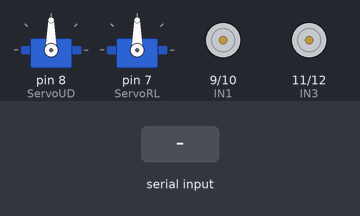
The sketch below on a simulated Arduino Uno, built with avr-gcc and run on an emulated ATmega328P. Shown: 2 × servo, motor-driver pin pairs drawn as motors (green arrow = first pin HIGH = forward, orange = second pin HIGH = backward, longer = more drive). The inputs (shaded band) are chosen by the test bench. What the sketch prints to the serial monitor is not drawn.

Above: at 1.2 s.
1.3 s: "U" received over Serial
At 1.8 s:
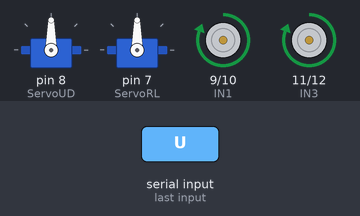
2.8 s: "D" received over Serial
At 4.0 s:
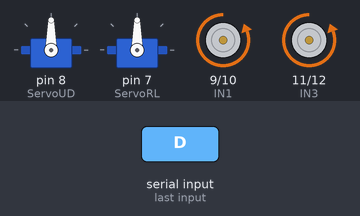
4.3 s: "L" received over Serial
At 5.3 s:
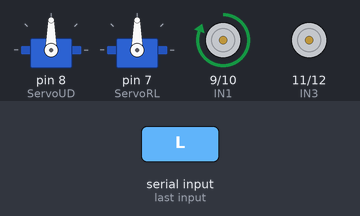
5.8 s: "R" received over Serial
At 6.5 s:
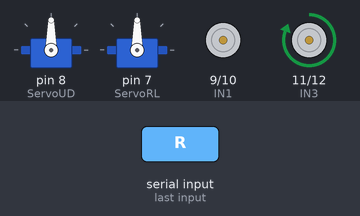
7.3 s: "X" received over Serial
At 7.6 s:
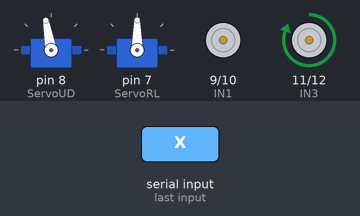
8.8 s: "p" received over Serial
At 9.9 s:
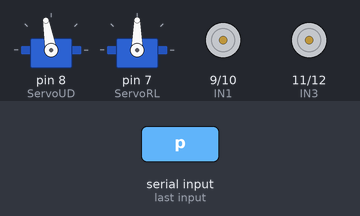
Timing chart, 0 to 11.3 s (numbered marks = the images above; inputs shaded):
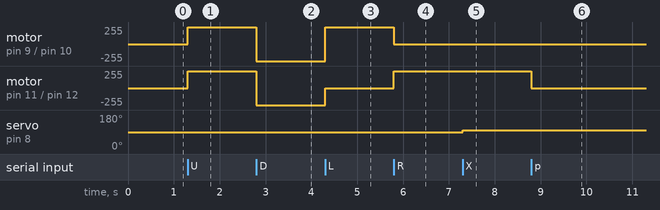

Measured:
- after the input at 1.3 s, motor on pin 9 (IN1) / pin 10 (IN2), motor on pin 11 (IN3) / pin 12 (IN4): stopped → forward 255/255 at once
- after the input at 2.8 s, motor on pin 9 (IN1) / pin 10 (IN2), motor on pin 11 (IN3) / pin 12 (IN4): forward 255/255 → backward 255/255 at once
- after the input at 4.3 s, motor on pin 9 (IN1) / pin 10 (IN2): backward 255/255 → forward 255/255 at once; motor on pin 11 (IN3) / pin 12 (IN4): backward 255/255 → stopped at once
- after the input at 5.8 s, motor on pin 9 (IN1) / pin 10 (IN2): forward 255/255 → stopped at once; motor on pin 11 (IN3) / pin 12 (IN4): stopped → forward 255/255 at once
- after the input at 7.3 s, servo on pin 8 (ServoUD): 90° → 100° at once
- after the input at 8.8 s, motor on pin 11 (IN3) / pin 12 (IN4): forward 255/255 → stopped at once

The sketch:

CODIGO_CARRITO.ino
```cpp
// Proyecto final Grupo 9
#include <Servo.h>

char myChar;
//Puente h L298N
int IN1 = 9;
int IN2 = 10;
int IN3 = 11;
int IN4 = 12;

Servo ServoUD, ServoRL;

int anguloUD=90;
int anguloRL=90;

void setup() {
  Serial.begin(9600);
  Serial.println("VINCULACIÓN LISTA#");
  pinMode(IN1,OUTPUT);
  pinMode(IN2,OUTPUT);
  pinMode(IN3,OUTPUT);
  pinMode(IN4,OUTPUT);
  ServoUD.attach(8);
  ServoRL.attach(7);
}

void loop() {
  while(Serial.available()){
    myChar=Serial.read();
    Serial.print(myChar);
    Serial.print("#");
    if(myChar=='U'){
      adelante();
    }
    if(myChar=='D'){
      atras();
    }
    if(myChar=='L'){
      izquierda();
    }
    if(myChar=='R'){
      derecha();
    }
    if(myChar=='p'){
      parar();
    }
   //CONTROL DE CAMARA ARRIBA Y ABAJO
    if(myChar=='X') {
      anguloUD+=10;
     }//incrementamos 10
    else if(myChar=='Y') {
      anguloUD-=10;
     }//decrementamos 10
     anguloUD=constrain(anguloUD,0,180);//restringimos el valor de 0 a 180
     ServoUD.write(anguloUD);
   //CONTROL DE CAMARA DERECHA E IZQUIERDA
      if(myChar=='A') {
      anguloRL+=10;
     }//incrementamos 10
    else if(myChar=='O') {
      anguloRL-=10;
     }//decrementamos 10
     anguloRL=constrain(anguloRL,0,180);//restringimos el valor de 0 a 180
     ServoRL.write(anguloRL);
  }


}//FIN VOID LOOP

void adelante(){
  digitalWrite (IN1,HIGH);
  digitalWrite (IN2,LOW);
  digitalWrite (IN3,HIGH);
  digitalWrite (IN4,LOW);
}

void atras(){
  digitalWrite (IN1,LOW);
  digitalWrite (IN2,HIGH);
  digitalWrite (IN3,LOW);
  digitalWrite (IN4,HIGH);
}

void izquierda(){
  digitalWrite (IN1,HIGH);
  digitalWrite (IN2,LOW);
  digitalWrite (IN3,LOW);
  digitalWrite (IN4,LOW);
}

void derecha(){
  digitalWrite (IN1,LOW);
  digitalWrite (IN2,LOW);
  digitalWrite (IN3,HIGH);
  digitalWrite (IN4,LOW);
}

void parar(){
  digitalWrite (IN1,LOW);
  digitalWrite (IN2,LOW);
  digitalWrite (IN3,LOW);
  digitalWrite (IN4,LOW);
}
```
